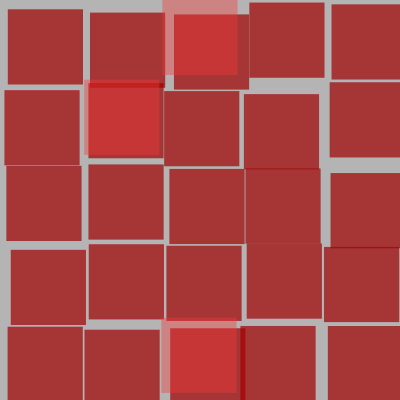
Frame 1 (no input)
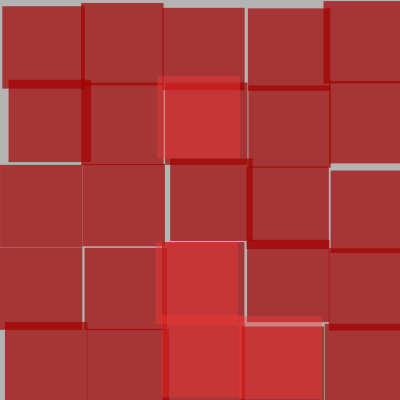
Frame 60 (the mouse pressed at the canvas centre just before this capture)
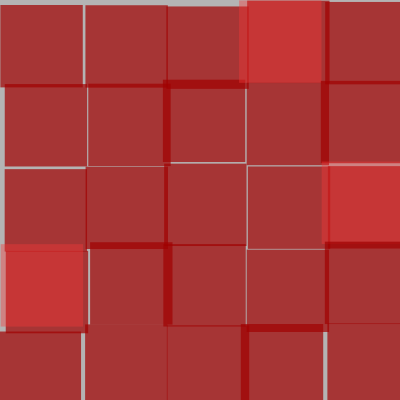
Frame 120 (the mouse held since frame 60 and released just before this capture)

The Processing sketch that drew these frames (run headless with seeded random() and noise(); from frame 60 on, the mouse is pressed at the canvas centre):

// Processing sketch: processing_153572
// ── processing_153572.pde

/*to randomly generate a screen full of squares to fit x by x  dimensions 
the size of the drawing can be changed all sizes work 
cathal lindsay 2014*/

void setup(){
  size(400, 400);
  rectMode (CORNER);
  noStroke();
  randomSeed(hour()+minute()+second()+millis());// random gen number
  frameRate(4);
}

void draw(){
 // if (mousePressed == true){ doesn't want to work for me on this site
    background (180);
    
   
   int numH = 5;// sets number of squares across
   int numV = 5; // sets number of squares down
    int gap  = (int)random(-5, 7) ; //sets number of gaps needed
    
    float cellsizeH = ( width -(numH + 1) * gap) / (float) numH;
    float cellsizeV = (height - (numV + 1) * gap) / (float) numV;
    // print each cell size
   // printIn("cellsizeH = " +cellsizeH, "cellsizeV ="+cellsizeV);
    
    //offset for shadows
    float offsetX = cellsizeH/15.0;
    float offsetY = cellsizeV/15.0;
    
    
    for(int i = 0; i<numH; i++){ // horizontal postion
      for(int j =0; j<numV; j++){ // vertical postion
        //to clean up code Ive called these floats
        float sX = (gap * (i+1) + cellsizeH * i ); // postions point x of the rect
        float sY = (gap * (j+1) + cellsizeV * j ); // postions point y  of the rect
    
    fill(160,0,0,180);
      rect(random (-5,5)+ sX + (offsetX +random(-2,2)), random (-5,5) + sY +(offsetY + random (-2,2)), cellsizeH, cellsizeV);
    int colour = (int)random(0,6);
    if (colour <= 4){
      fill (250,0,21,300);
    }else{
        fill(247,57,57,100);
        rect(random (-5,5) + sX, random (-5,5) + sY, cellsizeH, cellsizeV);
    }//end if  
    }//end j
    }// end i
 // }//end mouse press
  }// end draw
        
   
